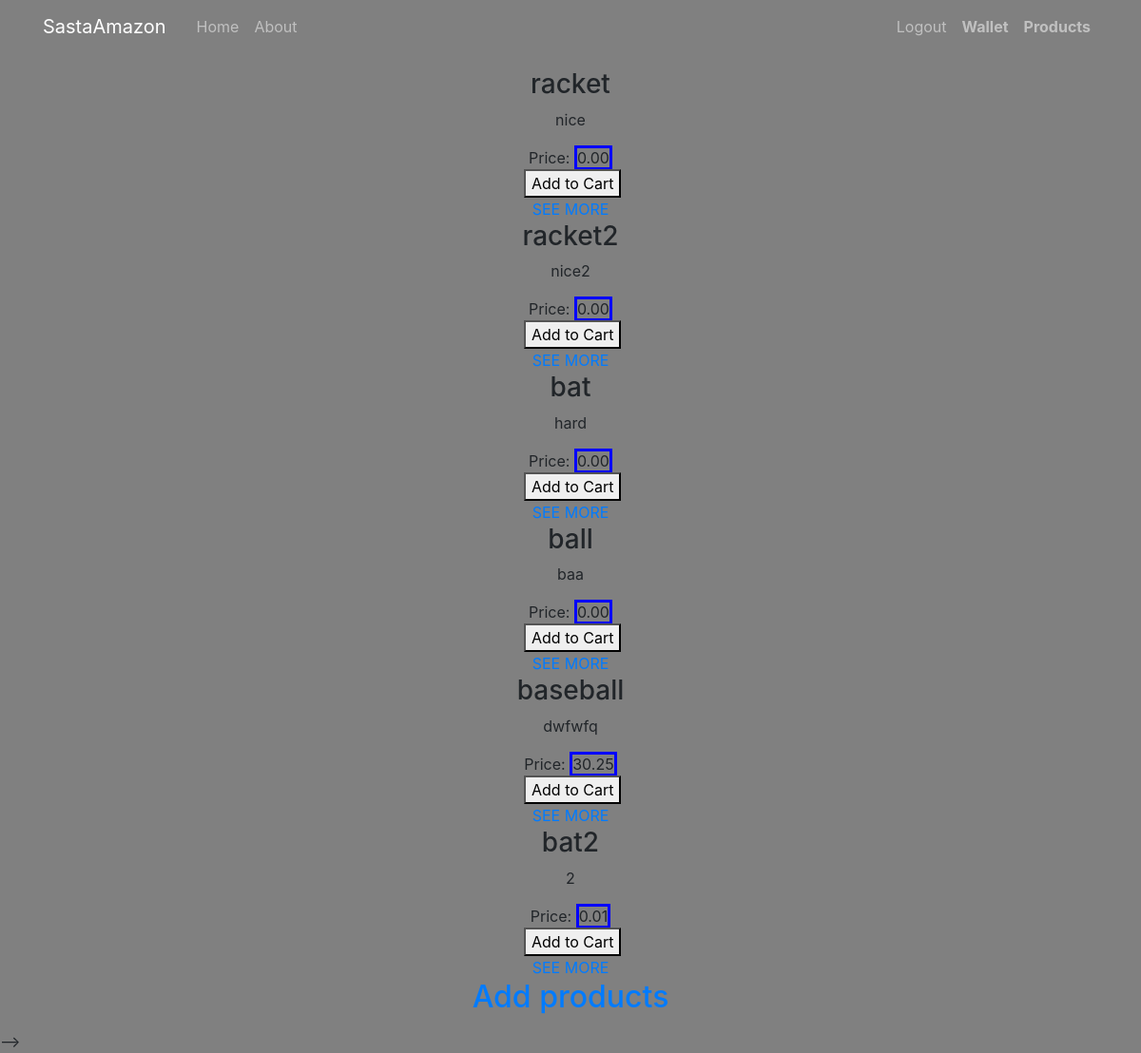
/productpage/ (signed in), run on the app's committed database.
### sastaAmazon/models.py (models this page shows, shortened)
class Products(models.Model):
    item_name=models.CharField(max_length=50)
    item_image=models.ImageField(upload_to='images',default='',blank=True)
    item_description=models.TextField()
    item_price=models.DecimalField(default=0.00,max_digits=10,decimal_places=2,validators=[MinValueValidator(0)])
    item_discount=models.DecimalField(default=0.00,max_digits=4,decimal_places=2,validators=[MinValueValidator(0),MaxValueValidator(100)])
    author=models.ForeignKey(User,on_delete=models.CASCADE)

### sastaAmazon/views.py (the view)
# urls.py: path('productpage/',ProductListView.as_view(),name="ProductsPage"),
class ProductListView(ListView):
    model=Products
    template_name='sastaAmazon/homepage.html'
    context_object_name='products'

### sastaAmazon/templates/sastaAmazon/homepage.html (shortened to what this page needs)
{%extends "sastaAmazon/base.html"%}
{%block content%}
{% if user.is_authenticated %}
{%for product in products%}
       <fieldset style="display:inline-block;">
       <h3>{{product.item_name}}</h3>
       <p>{{product.item_description}}</p>
     <div> Price: <span style="border: solid blue;">{{product.item_price}}</span></div>
       <button value="add to cart" type="button" >Add to Cart</button><br>
       <a href="{% url 'ProductPage' product.id %}">SEE MORE</a>
       </fieldset>
       <br>
       {%endfor%}
       {% if user.is_superuser %}
       <a href="{% url 'ProductAddPage' %}"><h2> Add products </h2></a>
       {% endif %}
       {% else %}
       <h2>LOGIN TO SEE PRODUCTS</h2>
       {% endif %}
{%endblock content%}

### sastaAmazon/templates/sastaAmazon/base.html (shortened to what this page needs)
<!DOCTYPE html>
<html>
    <head>
    <link rel="stylesheet" href="https://cdn.jsdelivr.net/npm/bootstrap@4.4.1/dist/css/bootstrap.min.css">
    </head>
<body style="text-decoration:red; background-color: grey;">
    <header class="site-header">
        <nav class="navbar navbar-expand-md navbar-dark bg-steel fixed-top">
          <div class="container">
            <a class="navbar-brand mr-4" href="/" style="font-style:  red;" >SastaAmazon</a>
            <div class="collapse navbar-collapse" id="navbarToggle">
              <div class="navbar-nav mr-auto">
                <a class="nav-item nav-link" href="/">Home</a>
                <a class="nav-item nav-link" href="/about">About</a>
              </div>
              <div class="navbar-nav">
                {% if user.is_authenticated %}
                <a class="nav-item nav-link" href="{% url 'LogoutPage' %}">Logout</a>
                <a class="nav-item nav-link" href="{% url 'WalletPage' %}"><b> Wallet</b></a>
                <a class="nav-item nav-link" href="{% url 'ProductsPage' %}"><b> Products</b></a>
                {% else %}
                <a class="nav-item nav-link" href="{% url 'LoginPage' %}">Login</a>
                <a class="nav-item nav-link" href="{% url 'signupPage' %}">Register</a>
                {% endif %}
              </div>
            </div>
          </div>
        </nav>
      </header>
          <div style="text-align: center;">
                <br>
                <br><br>
                {% block content %}{% endblock %}
            </div>
        </div> -->
  </body>
</html>
</body>
</html>

### data on the page
Products: item_name "racket", item_description "nice", item_price "0.00"
Products: item_name "racket2", item_description "nice2", item_price "0.00"
Products: item_name "bat", item_description "hard", item_price "0.00"
Products: item_name "ball", item_description "baa", item_price "0.00"
Products: item_name "baseball", item_description "dwfwfq", item_price "30.25"
Products: item_name "bat2", item_description "2", item_price "0.01"
